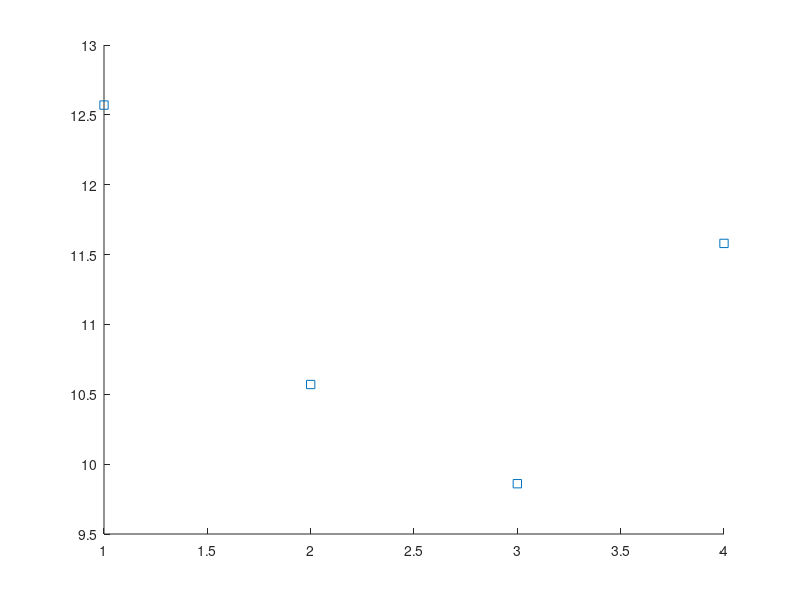

Write MATLAB code to recreate this figure. (Note: this script raises an error after producing the figure.)
close all;
fig = figure('Position',[0 0 1300 850]);
maxCombustionPress800_800 = 12.57;
maxCombustionPress800_1200 = 10.57;
maxCombustionPress1000_800 = 9.86;
maxCombustionPress1000_1200 = 11.58;

maxCombustionPress = [maxCombustionPress800_800 maxCombustionPress800_1200 maxCombustionPress1000_800 maxCombustionPress1000_1200];
%Oxy15 = [1.6 2.256 3.184];
%Oxy10 = [1.87 3 3.616];
%ytotal = [maxCombustionPress; Oxy15; Oxy10];
errhigh = [0.11 0.11 0.11 0.1];
errlow = [0.15 0.15 0.15 0.15];
%err15 = [0.1 0.12 0.17];
%err10 = [0.14 0.11 0.18];
x = [1 2 3 4];


plot(x,maxCombustionPress,'square',MarkerFaceColor=[0 0 0],MarkerSize=12,MarkerEdgeColor='none');
hold on

errorbar(x,maxCombustionPress,errhigh,errlow,"vertical","LineStyle","none",Color=[0 0 0],LineWidth=1);
hold on

x_loc = 1:length(maxCombustionPress);
y_loc = maxCombustionPress + 0.05;
text(x_loc+0.1,y_loc,num2str(maxCombustionPress'),'vert','top','horiz','left','FontSize',20,'Fontname','Times'); 
hold on
%plot(x,Oxy15,'square',MarkerFaceColor=[1 0 0],MarkerSize=14,MarkerEdgeColor='none');
%hold onx`
%
%errorbar(x,Oxy15,err15,"vertical","LineStyle","none",Color=[0 0 0],LineWidth=1);
%hold on
%
%plot(x,Oxy10,'o',MarkerFaceColor=[0 0 1],MarkerSize=12,MarkerEdgeColor='none');
%hold on
%
%errorbar(x,Oxy10,err10,"vertical","LineStyle","none",Color=[0 0 0],LineWidth=1);
%hold on

%coefficients21 = polyfit(x, maxCombustionPress, 1);
%xFit = linspace(min(x), max(x), 1000);
%yFit21 = polyval(coefficients21 , xFit);
%%plot(xFit, yFit,'LineWidth', 1.25,'LineStyle','--');
%plot(xFit, yFit21, 'LineWidth', 1.5,'LineStyle','--','Color',[0 0 0]);
%hold on
%
%coefficients15 = polyfit(x, Oxy15, 1);
%xFit = linspace(min(x), max(x), 1000);
%yFit15 = polyval(coefficients15 , xFit);
%hold on;
%%plot(xFit, yFit,'LineWidth', 1.25,'LineStyle','--');
%plot(xFit, yFit15, 'LineWidth', 1.5,'LineStyle','--','Color',[1 0 0]);
%hold on
%
%coefficients10 = polyfit(x, Oxy10, 1);
%%xFit = linspace(min(x), max(x), 1000);
%yFit10 = polyval(coefficients10 , xFit);
%hold on;
%%plot(xFit, yFit,'LineWidth', 1.25,'LineStyle','--');
%plot(xFit, yFit10, 'LineWidth', 1.5,'LineStyle','--','Color',[0 0 1]);
%hold on
ax = gca;

xlim([0.5 4.5]);
xticks(1:1:4);
xlabel('Ambient temperature condition (K)','FontSize',20,'Color','black'); % left y-axis 
set(gca, 'XTickLabel', {'800K-800bar','800K-1200bar','1000K-800bar','1000K-1200bar'},'FontSize',20);

ylim([9 13.5]);
yticks(9:0.5: 13.5);
ylabel('Maximum Compression Pressure (bar)','FontSize',20,'Color','black'); % left y-axis 

set(gca,'fontname','Times','FontSize',20); % Set it to times
set(gca,'LineWidth',2);
%legend({'21% O_{2} ','','15% O_{2} ','','10% O_{2} ',''},'FontSize',20,'Fontweight','normal','Orientation','horizontal',LineWidth=1.5);
str = {'Diesel combustion';'Solenoid injector';'O_{2} = 21 %'};
text(3.5,12.75,str,'FontName','Times','FontSize',20,'FontWeight','normal',BackgroundColor=[1 1 1]);

%ax.ZGrid = 'on';
ax.XGrid = 'off';
ax.YGrid = 'off';
hold on